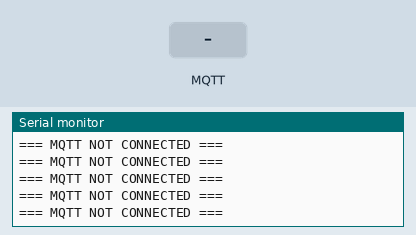
Recording of a sketch running on a simulated ESP32. On the bench: the last lines printed to the serial monitor. The inputs (shaded band) are chosen by the test bench. Random numbers use the default seed unless the sketch sets one; no MQTT or app messages arrive unless stated.

Above: at 7.2 s.
7.3 s: MQTT message "1" arrives on the first subscribed topic
At 10.29 s:
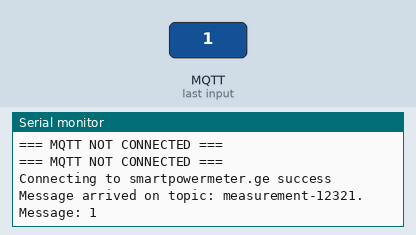
10.3 s: MQTT message "on" arrives on the first subscribed topic
At 10.8 s:
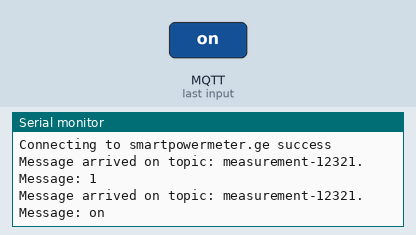
11.8 s: MQTT message "off" arrives on the first subscribed topic
At 13.2 s:
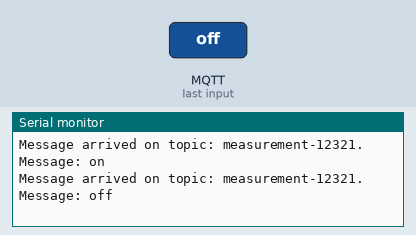

Measured:
- after the input at 7.3 s, the serial monitor: prints a new line after 2.9 s (image 1)
- after the input at 10.3 s, the serial monitor: prints a new line at once (image 2)
- after the input at 11.8 s, the serial monitor: prints a new line at once (image 3)

The sketch:

SIM800_mqtt_test_rand_client.ino
```cpp
// (licence header left out)
// Select your modem:
#define TINY_GSM_MODEM_SIM800 // Modem is SIM800L

// Set serial for debug console (to the Serial Monitor, default speed 115200)
#define SerialMon Serial
// Set serial for AT commands
#define SerialAT Serial1

// Define the serial console for debug prints, if needed
#define TINY_GSM_DEBUG SerialMon

// set GSM PIN, if any
#define GSM_PIN ""

// Your GPRS credentials, if any
const char apn[] = "3g.ge"; // APN (example: internet.vodafone.pt) use https://wiki.apnchanger.org
const char gprsUser[] = "";
const char gprsPass[] = "";

// SIM card PIN (leave empty, if not defined)
const char simPIN[]   = "";

// MQTT details
const char* broker = "smartpowermeter.ge";                    // Public IP address or domain name
// const char* mqttUsername = "shbutkhuzi_2";  // MQTT username
// const char* mqttPassword = "shako_12321";  // MQTT password

// const char* topicOutput1 = "esp/output1";
// const char* topicOutput2 = "esp/output2";
// const char* topicTemperature = "esp/temperature";
// const char* topicHumidity = "esp/humidity";


const char *clientId = "12321";
const char *topic = "measurement-12321";
const char *mqtt_username = "shbutkhuzi_2";
const char *mqtt_password = "shako12321";
const int mqtt_port = 707;


// Define the serial console for debug prints, if needed
// #define DUMP_AT_COMMANDS

#include <Wire.h>
#include <TinyGsmClient.h>

#ifdef DUMP_AT_COMMANDS
  #include <StreamDebugger.h>
  StreamDebugger debugger(SerialAT, SerialMon);
  TinyGsm modem(debugger);
#else
  TinyGsm modem(SerialAT);
#endif

#include <PubSubClient.h>
#include <ArduinoJson.h>
#include <time.h>
// #include "sys/time.h"
// #include "Arduino.h"
// #include <WiFi.h>
// #include <Adafruit_Sensor.h>
// #include <Adafruit_BME280.h>

TinyGsmClient client(modem);
PubSubClient mqtt(client);
StaticJsonDocument<200> measurement;

// TTGO T-Call pins
#define MODEM_RST            27
// #define MODEM_PWKEY          4
// #define MODEM_POWER_ON       23
#define MODEM_TX             14
#define MODEM_RX             13
// #define I2C_SDA              21
// #define I2C_SCL              22

// BME280 pins
// #define I2C_SDA_2            18
// #define I2C_SCL_2            19

// #define OUTPUT_1             2
// #define OUTPUT_2             15

uint32_t lastReconnectAttempt = 0;

// I2C for SIM800 (to keep it running when powered from battery)
// TwoWire I2CPower = TwoWire(0);

// TwoWire I2CBME = TwoWire(1);
// Adafruit_BME280 bme;

// #define IP5306_ADDR          0x75
// #define IP5306_REG_SYS_CTL0  0x00

float temperature = 0;
float humidity = 0;
long lastMsg = 0;

// bool setPowerBoostKeepOn(int en){
//   I2CPower.beginTransmission(IP5306_ADDR);
//   I2CPower.write(IP5306_REG_SYS_CTL0);
//   if (en) {
//     I2CPower.write(0x37); // Set bit1: 1 enable 0 disable boost keep on
//   } else {
//     I2CPower.write(0x35); // 0x37 is default reg value
//   }
//   return I2CPower.endTransmission() == 0;
// }


void mqttCallback(char* topic, byte* message, unsigned int len) {
  Serial.print("Message arrived on topic: ");
  Serial.print(topic);
  Serial.print(". Message: ");
  String messageTemp;

  for (int i = 0; i < len; i++) {
    Serial.print((char)message[i]);
    messageTemp += (char)message[i];
  }
  Serial.println();

  // Feel free to add more if statements to control more GPIOs with MQTT

  // If a message is received on the topic esp/output1, you check if the message is either "true" or "false".
  // Changes the output state according to the message
  // if (String(topic) == "esp/output1") {
  //   Serial.print("Changing output to ");
  //   if(messageTemp == "true"){
  //     Serial.println("true");
  //     digitalWrite(OUTPUT_1, HIGH);
  //   }
  //   else if(messageTemp == "false"){
  //     Serial.println("false");
  //     digitalWrite(OUTPUT_1, LOW);
  //   }
  // }
  // else if (String(topic) == "esp/output2") {
  //   Serial.print("Changing output to ");
  //   if(messageTemp == "true"){
  //     Serial.println("true");
  //     digitalWrite(OUTPUT_2, HIGH);
  //   }
  //   else if(messageTemp == "false"){
  //     Serial.println("false");
  //     digitalWrite(OUTPUT_2, LOW);
  //   }
  // }
}

boolean mqttConnect() {
  SerialMon.print("Connecting to ");
  SerialMon.print(broker);

  // Connect to MQTT Broker without username and password
  //boolean status = mqtt.connect("GsmClientN");

  // Or, if you want to authenticate MQTT:
  boolean status = mqtt.connect(clientId, mqtt_username, mqtt_password);

  if (status == false) {
    SerialMon.println(" fail");
    ESP.restart();
    return false;
  }
  SerialMon.println(" success");
  mqtt.subscribe(topic);
  // mqtt.subscribe(topicOutput2);

  return mqtt.connected();
}


void setup() {
  // Set console baud rate
  SerialMon.begin(115200);
  delay(10);

  // Start I2C communication
  // I2CPower.begin(I2C_SDA, I2C_SCL, 400000);
  // I2CBME.begin(I2C_SDA_2, I2C_SCL_2, 400000);

  // Keep power when running from battery
  // bool isOk = setPowerBoostKeepOn(1);
  // SerialMon.println(String("IP5306 KeepOn ") + (isOk ? "OK" : "FAIL"));

  // Set modem reset, enable, power pins
  // pinMode(MODEM_PWKEY, OUTPUT);
  pinMode(MODEM_RST, OUTPUT);
  // pinMode(MODEM_POWER_ON, OUTPUT);
  // digitalWrite(MODEM_PWKEY, LOW);
  digitalWrite(MODEM_RST, HIGH);
  // digitalWrite(MODEM_POWER_ON, HIGH);

  // pinMode(OUTPUT_1, OUTPUT);
  // pinMode(OUTPUT_2, OUTPUT);

  SerialMon.println("Wait...");

  // Set GSM module baud rate and UART pins
  SerialAT.begin(115200, SERIAL_8N1, MODEM_RX, MODEM_TX);
  delay(6000);

  // Restart takes quite some time
  // To skip it, call init() instead of restart()
  SerialMon.println("Initializing modem...");
  modem.restart();
  // modem.init();

  String modemInfo = modem.getModemInfo();
  SerialMon.print("Modem Info: ");
  SerialMon.println(modemInfo);

  // Unlock your SIM card with a PIN if needed
  if ( GSM_PIN && modem.getSimStatus() != 3 ) {
    modem.simUnlock(GSM_PIN);
  }

  // You might need to change the BME280 I2C address, in our case it's 0x76
  // if (!bme.begin(0x76, &I2CBME)) {
  //   Serial.println("Could not find a valid BME280 sensor, check wiring!");
  //   while (1);
  // }

  SerialMon.print("Connecting to APN: ");
  SerialMon.print(apn);
  if (!modem.gprsConnect(apn, gprsUser, gprsPass)) {
    SerialMon.println(" fail");
    ESP.restart();
  }
  else {
    SerialMon.println(" OK");
  }

  if (modem.isGprsConnected()) {
    SerialMon.println("GPRS connected");
  }

  // modem.setTimeFromNITZ(true, nitzServerNumber);
  // time_t now = modem.getGSMDateTime();
  // SerialMon.print("------------------------------------------------------------------->   Time from GSM: ");
  // SerialMon.println(ctime(&now));
  int   year3    = 0;
  int   month3   = 0;
  int   day3     = 0;
  int   hour3    = 0;
  int   min3     = 0;
  int   sec3     = 0;
  float timezone = 0;

  if (modem.getNetworkTime(&year3, &month3, &day3, &hour3, &min3, &sec3, &timezone)) {
    SerialMon.print("--------------------------------------------------------------->     GSM time: ");
    SerialMon.print("Year: ");     SerialMon.println(year3);
    SerialMon.print("Month: ");    SerialMon.println(month3);
    SerialMon.print("Day: ");      SerialMon.println(day3);
    SerialMon.print("Hour: ");     SerialMon.println(hour3);
    SerialMon.print("Min: ");      SerialMon.println(min3);
    SerialMon.print("Sec: ");      SerialMon.println(sec3);
    SerialMon.print("Timezone: "); SerialMon.println(timezone);
  }

  randomSeed(year3*month3*day3*hour3*min3*sec3);

  // MQTT Broker setup
  mqtt.setServer(broker, mqtt_port);
  mqtt.setCallback(mqttCallback);
}

double voltage = 232.97;
double current = 2.34;
double power = 29;
double energy = 0.96;
double frequency = 50.01;
double pf = 0.95;

void loop() {
  if (!mqtt.connected()) {
    SerialMon.println("=== MQTT NOT CONNECTED ===");
    // Reconnect every 10 seconds
    uint32_t t = millis();
    if (t - lastReconnectAttempt > 10000L) {
      lastReconnectAttempt = t;
      if (mqttConnect()) {
        lastReconnectAttempt = 0;
      }
    }
    delay(100);
    return;
  }

  long now = millis();
  if (now - lastMsg > 1000) {
    lastMsg = now;

    measurement["Voltage"] = voltage + voltage*random(-1, 2)*random(0, 10)*0.01;
    measurement["Current"] = current + current*random(-1, 2)*random(0, 10)*0.01;
    measurement["Power"] = power + power*random(-1, 2)*random(0, 10)*0.01;
    measurement["Energy"] = energy + energy*random(0, 2)*random(0, 10)*0.01;
    measurement["Frequency"] = frequency + frequency*random(-1, 2)*random(0, 10)*0.008;
    measurement["PowerFactor"] = pf + pf*random(-1, 2)*random(0, 10)*0.008;

    energy = energy + 0.01;

    char json[200];
    serializeJson(measurement, json);

    mqtt.publish(topic, json);

    // Temperature in Celsius
    // temperature = bme.readTemperature();
    // Uncomment the next line to set temperature in Fahrenheit
    // (and comment the previous temperature line)
    //temperature = 1.8 * bme.readTemperature() + 32; // Temperature in Fahrenheit

    // Convert the value to a char array
    // char tempString[8];
    // dtostrf(temperature, 1, 2, tempString);
    // Serial.print("Temperature: ");
    // Serial.println(tempString);
    // mqtt.publish(topicTemperature, tempString);

    // humidity = bme.readHumidity();

    // // Convert the value to a char array
    // char humString[8];
    // dtostrf(humidity, 1, 2, humString);
    // Serial.print("Humidity: ");
    // Serial.println(humString);
    // mqtt.publish(topicHumidity, humString);
  }

  mqtt.loop();
}
```
